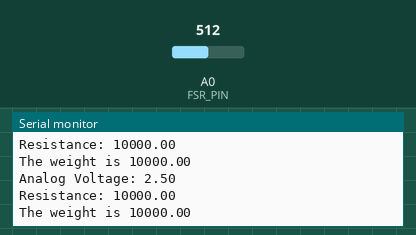
Bench run of a sketch on a simulated Arduino Uno, built with avr-gcc and run on an emulated ATmega328P. Shown: the last lines printed to the serial monitor. Inputs (shaded band) come from the test bench; at power-on: A0 (FSR_PIN) = 512.

Above: at 5.9 s.
6.0 s: A0 (FSR_PIN) set to 912
At 6.37 s:
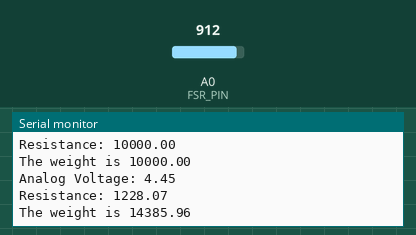
7.5 s: A0 (FSR_PIN) set to 949
At 7.88 s:
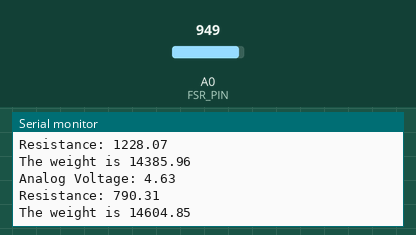
Timing chart, 0 to 10.5 s (numbered marks = the images above; inputs shaded):
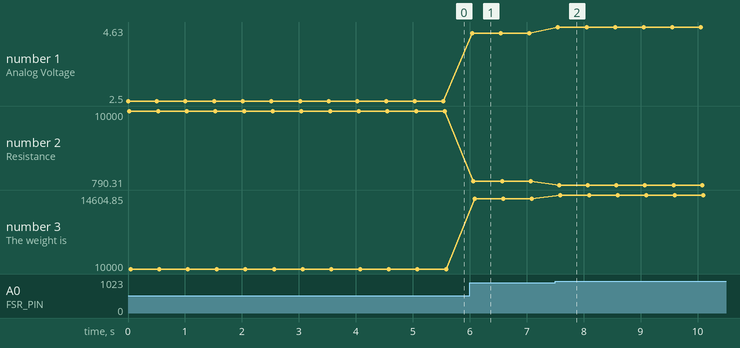

The sketch:

own_fsr.ino
```cpp
const int FSR_PIN = 0;
const int PULL_R = 10000;
const int V_IN = 5;
float weight;
void setup() {
  // put your setup code here, to run once:
  Serial.begin(9600);
}

void loop() {
  // put your main code here, to run repeatedly:
  float analogV = (analogRead(FSR_PIN)/1024.0)*5;
  float FSR_R = ((V_IN/analogV)-1)*PULL_R;
  float gradient;
  Serial.println("Analog Voltage: " + String(analogV));
  Serial.println("Resistance: " + String(FSR_R));
  if (analogV > 0){
    //Serial.println("Resistance: " + String(FSR_R));
    if (FSR_R < 30000) {
      gradient = -2975/998;
      weight = (FSR_R-30000)/gradient;
    }
    else if (FSR_R < 100000){
      gradient = 700000/-3;
      weight = (FSR_R-100000)/gradient;
    }
    else{
      Serial.println("Too heavy! Cannot Measure!");
    }
    Serial.print("The weight is ");
    Serial.println(weight);
  }
  else{
    Serial.println("No pressure detected!");
  }
  delay(500);
}
```

Measured:
- after the input at 6.0 s, the serial monitor: prints a new line at once (image 1)
- after the input at 7.5 s, the serial monitor: prints a new line after 0.05 s (image 2)
- plotted number 1: 2.5 → 4.45 after the input at 6.0 s, 4.45 → 4.63 after the input at 7.5 s
- plotted number 2: 10000 → 1228.07 after the input at 6.0 s, 1228.07 → 790.31 after the input at 7.5 s
- plotted number 3: 10000 → 14385.96 after the input at 6.0 s, 14385.96 → 14604.85 after the input at 7.5 s
